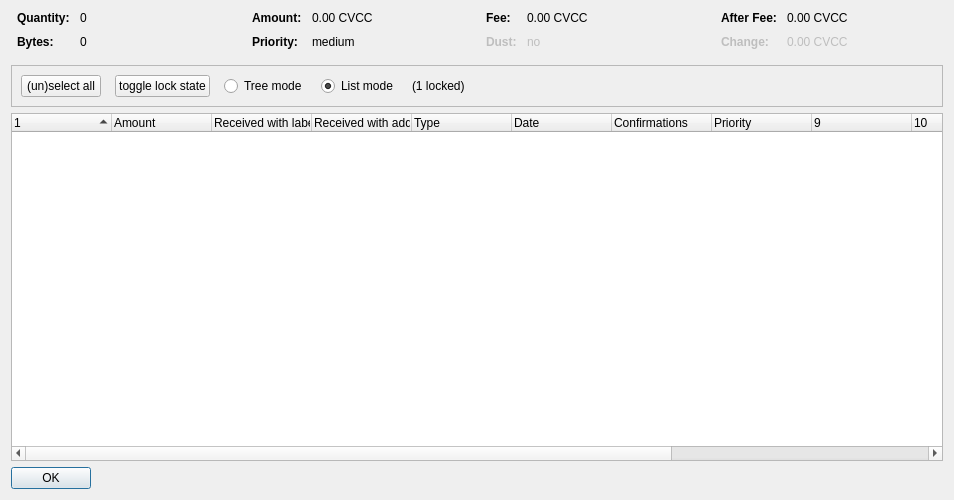
<?xml version="1.0" encoding="UTF-8"?>
<ui version="4.0">
 <class>CoinControlDialog</class>
 <widget class="QDialog" name="CoinControlDialog">
  <property name="geometry">
   <rect>
    <x>0</x>
    <y>0</y>
    <width>954</width>
    <height>500</height>
   </rect>
  </property>
  <property name="windowTitle">
   <string>Coin Selection</string>
  </property>
  <layout class="QVBoxLayout" name="verticalLayout">
   <item>
    <layout class="QHBoxLayout" name="horizontalLayoutTop" stretch="0,0,0,0">
     <property name="topMargin">
      <number>0</number>
     </property>
     <property name="bottomMargin">
      <number>10</number>
     </property>
     <item>
      <layout class="QFormLayout" name="formLayoutCoinControl1">
       <property name="horizontalSpacing">
        <number>10</number>
       </property>
       <property name="verticalSpacing">
        <number>10</number>
       </property>
       <property name="leftMargin">
        <number>6</number>
       </property>
       <property name="rightMargin">
        <number>6</number>
       </property>
       <item row="0" column="0">
        <widget class="QLabel" name="labelCoinControlQuantityText">
         <property name="font">
          <font>
           <weight>75</weight>
           <bold>true</bold>
          </font>
         </property>
         <property name="text">
          <string>Quantity:</string>
         </property>
        </widget>
       </item>
       <item row="0" column="1">
        <widget class="QLabel" name="labelCoinControlQuantity">
         <property name="cursor">
          <cursorShape>IBeamCursor</cursorShape>
         </property>
         <property name="contextMenuPolicy">
          <enum>Qt::ActionsContextMenu</enum>
         </property>
         <property name="text">
          <string notr="true">0</string>
         </property>
         <property name="textInteractionFlags">
          <set>Qt::LinksAccessibleByMouse|Qt::TextSelectableByKeyboard|Qt::TextSelectableByMouse</set>
         </property>
        </widget>
       </item>
       <item row="1" column="0">
        <widget class="QLabel" name="labelCoinControlBytesText">
         <property name="font">
          <font>
           <weight>75</weight>
           <bold>true</bold>
          </font>
         </property>
         <property name="text">
          <string>Bytes:</string>
         </property>
        </widget>
       </item>
       <item row="1" column="1">
        <widget class="QLabel" name="labelCoinControlBytes">
         <property name="cursor">
          <cursorShape>IBeamCursor</cursorShape>
         </property>
         <property name="contextMenuPolicy">
          <enum>Qt::ActionsContextMenu</enum>
         </property>
         <property name="text">
          <string notr="true">0</string>
         </property>
         <property name="textInteractionFlags">
          <set>Qt::LinksAccessibleByMouse|Qt::TextSelectableByKeyboard|Qt::TextSelectableByMouse</set>
         </property>
        </widget>
       </item>
      </layout>
     </item>
     <item>
      <layout class="QFormLayout" name="formLayoutCoinControl2">
       <property name="horizontalSpacing">
        <number>10</number>
       </property>
       <property name="verticalSpacing">
        <number>10</number>
       </property>
       <property name="leftMargin">
        <number>6</number>
       </property>
       <property name="rightMargin">
        <number>6</number>
       </property>
       <item row="0" column="0">
        <widget class="QLabel" name="labelCoinControlAmountText">
         <property name="font">
          <font>
           <weight>75</weight>
           <bold>true</bold>
          </font>
         </property>
         <property name="text">
          <string>Amount:</string>
         </property>
        </widget>
       </item>
       <item row="0" column="1">
        <widget class="QLabel" name="labelCoinControlAmount">
         <property name="cursor">
          <cursorShape>IBeamCursor</cursorShape>
         </property>
         <property name="contextMenuPolicy">
          <enum>Qt::ActionsContextMenu</enum>
         </property>
         <property name="text">
          <string notr="true">0.00 CVCC</string>
         </property>
         <property name="textInteractionFlags">
          <set>Qt::LinksAccessibleByMouse|Qt::TextSelectableByKeyboard|Qt::TextSelectableByMouse</set>
         </property>
        </widget>
       </item>
       <item row="1" column="0">
        <widget class="QLabel" name="labelCoinControlPriorityText">
         <property name="font">
          <font>
           <weight>75</weight>
           <bold>true</bold>
          </font>
         </property>
         <property name="text">
          <string>Priority:</string>
         </property>
        </widget>
       </item>
       <item row="1" column="1">
        <widget class="QLabel" name="labelCoinControlPriority">
         <property name="cursor">
          <cursorShape>IBeamCursor</cursorShape>
         </property>
         <property name="contextMenuPolicy">
          <enum>Qt::ActionsContextMenu</enum>
         </property>
         <property name="text">
          <string>medium</string>
         </property>
         <property name="textInteractionFlags">
          <set>Qt::LinksAccessibleByMouse|Qt::TextSelectableByKeyboard|Qt::TextSelectableByMouse</set>
         </property>
        </widget>
       </item>
      </layout>
     </item>
     <item>
      <layout class="QFormLayout" name="formLayoutCoinControl3">
       <property name="horizontalSpacing">
        <number>10</number>
       </property>
       <property name="verticalSpacing">
        <number>10</number>
       </property>
       <property name="leftMargin">
        <number>6</number>
       </property>
       <property name="rightMargin">
        <number>6</number>
       </property>
       <item row="0" column="0">
        <widget class="QLabel" name="labelCoinControlFeeText">
         <property name="font">
          <font>
           <weight>75</weight>
           <bold>true</bold>
          </font>
         </property>
         <property name="text">
          <string>Fee:</string>
         </property>
        </widget>
       </item>
       <item row="0" column="1">
        <widget class="QLabel" name="labelCoinControlFee">
         <property name="cursor">
          <cursorShape>IBeamCursor</cursorShape>
         </property>
         <property name="contextMenuPolicy">
          <enum>Qt::ActionsContextMenu</enum>
         </property>
         <property name="text">
          <string notr="true">0.00 CVCC</string>
         </property>
         <property name="textInteractionFlags">
          <set>Qt::LinksAccessibleByMouse|Qt::TextSelectableByKeyboard|Qt::TextSelectableByMouse</set>
         </property>
        </widget>
       </item>
       <item row="1" column="0">
        <widget class="QLabel" name="labelCoinControlLowOutputText">
         <property name="enabled">
          <bool>false</bool>
         </property>
         <property name="font">
          <font>
           <weight>75</weight>
           <bold>true</bold>
          </font>
         </property>
         <property name="text">
          <string>Dust:</string>
         </property>
        </widget>
       </item>
       <item row="1" column="1">
        <widget class="QLabel" name="labelCoinControlLowOutput">
         <property name="enabled">
          <bool>false</bool>
         </property>
         <property name="cursor">
          <cursorShape>IBeamCursor</cursorShape>
         </property>
         <property name="contextMenuPolicy">
          <enum>Qt::ActionsContextMenu</enum>
         </property>
         <property name="text">
          <string>no</string>
         </property>
         <property name="textInteractionFlags">
          <set>Qt::LinksAccessibleByMouse|Qt::TextSelectableByKeyboard|Qt::TextSelectableByMouse</set>
         </property>
        </widget>
       </item>
      </layout>
     </item>
     <item>
      <layout class="QFormLayout" name="formLayoutCoinControl4">
       <property name="horizontalSpacing">
        <number>10</number>
       </property>
       <property name="verticalSpacing">
        <number>10</number>
       </property>
       <property name="leftMargin">
        <number>6</number>
       </property>
       <property name="rightMargin">
        <number>6</number>
       </property>
       <item row="0" column="0">
        <widget class="QLabel" name="labelCoinControlAfterFeeText">
         <property name="font">
          <font>
           <weight>75</weight>
           <bold>true</bold>
          </font>
         </property>
         <property name="text">
          <string>After Fee:</string>
         </property>
        </widget>
       </item>
       <item row="0" column="1">
        <widget class="QLabel" name="labelCoinControlAfterFee">
         <property name="cursor">
          <cursorShape>IBeamCursor</cursorShape>
         </property>
         <property name="contextMenuPolicy">
          <enum>Qt::ActionsContextMenu</enum>
         </property>
         <property name="text">
          <string notr="true">0.00 CVCC</string>
         </property>
         <property name="textInteractionFlags">
          <set>Qt::LinksAccessibleByMouse|Qt::TextSelectableByKeyboard|Qt::TextSelectableByMouse</set>
         </property>
        </widget>
       </item>
       <item row="1" column="0">
        <widget class="QLabel" name="labelCoinControlChangeText">
         <property name="enabled">
          <bool>false</bool>
         </property>
         <property name="font">
          <font>
           <weight>75</weight>
           <bold>true</bold>
          </font>
         </property>
         <property name="text">
          <string>Change:</string>
         </property>
        </widget>
       </item>
       <item row="1" column="1">
        <widget class="QLabel" name="labelCoinControlChange">
         <property name="enabled">
          <bool>false</bool>
         </property>
         <property name="cursor">
          <cursorShape>IBeamCursor</cursorShape>
         </property>
         <property name="contextMenuPolicy">
          <enum>Qt::ActionsContextMenu</enum>
         </property>
         <property name="text">
          <string notr="true">0.00 CVCC</string>
         </property>
         <property name="textInteractionFlags">
          <set>Qt::LinksAccessibleByMouse|Qt::TextSelectableByKeyboard|Qt::TextSelectableByMouse</set>
         </property>
        </widget>
       </item>
      </layout>
     </item>
    </layout>
   </item>
   <item>
    <widget class="QFrame" name="frame">
     <property name="minimumSize">
      <size>
       <width>0</width>
       <height>40</height>
      </size>
     </property>
     <property name="frameShape">
      <enum>QFrame::StyledPanel</enum>
     </property>
     <property name="frameShadow">
      <enum>QFrame::Sunken</enum>
     </property>
     <layout class="QHBoxLayout" name="horizontalLayout">
      <item>
       <layout class="QHBoxLayout" name="horizontalLayoutPanel" stretch="0,0,0,0,0,0">
        <property name="spacing">
         <number>14</number>
        </property>
        <item>
         <widget class="QPushButton" name="pushButtonSelectAll">
          <property name="sizePolicy">
           <sizepolicy hsizetype="Maximum" vsizetype="Fixed">
            <horstretch>0</horstretch>
            <verstretch>0</verstretch>
           </sizepolicy>
          </property>
          <property name="text">
           <string>(un)select all</string>
          </property>
          <property name="autoDefault">
           <bool>false</bool>
          </property>
         </widget>
        </item>
        <item>
         <widget class="QPushButton" name="pushButtonToggleLock">
          <property name="sizePolicy">
           <sizepolicy hsizetype="Maximum" vsizetype="Fixed">
            <horstretch>0</horstretch>
            <verstretch>0</verstretch>
           </sizepolicy>
          </property>
          <property name="text">
           <string>toggle lock state</string>
          </property>
          <property name="autoDefault">
           <bool>false</bool>
          </property>
         </widget>
        </item>
        <item>
         <widget class="QRadioButton" name="radioTreeMode">
          <property name="sizePolicy">
           <sizepolicy hsizetype="Maximum" vsizetype="Fixed">
            <horstretch>0</horstretch>
            <verstretch>0</verstretch>
           </sizepolicy>
          </property>
          <property name="text">
           <string>Tree mode</string>
          </property>
         </widget>
        </item>
        <item>
         <widget class="QRadioButton" name="radioListMode">
          <property name="sizePolicy">
           <sizepolicy hsizetype="Maximum" vsizetype="Fixed">
            <horstretch>0</horstretch>
            <verstretch>0</verstretch>
           </sizepolicy>
          </property>
          <property name="text">
           <string>List mode</string>
          </property>
          <property name="checked">
           <bool>true</bool>
          </property>
         </widget>
        </item>
        <item>
         <widget class="QLabel" name="labelLocked">
          <property name="text">
           <string>(1 locked)</string>
          </property>
         </widget>
        </item>
        <item>
         <spacer name="horizontalSpacer">
          <property name="orientation">
           <enum>Qt::Horizontal</enum>
          </property>
          <property name="sizeHint" stdset="0">
           <size>
            <width>40</width>
            <height>20</height>
           </size>
          </property>
         </spacer>
        </item>
       </layout>
      </item>
     </layout>
    </widget>
   </item>
   <item>
    <widget class="CoinControlTreeWidget" name="treeWidget">
     <property name="contextMenuPolicy">
      <enum>Qt::CustomContextMenu</enum>
     </property>
     <property name="sortingEnabled">
      <bool>false</bool>
     </property>
     <property name="columnCount">
      <number>13</number>
     </property>
     <attribute name="headerShowSortIndicator" stdset="0">
      <bool>true</bool>
     </attribute>
     <attribute name="headerStretchLastSection">
      <bool>false</bool>
     </attribute>
     <column>
      <property name="text">
       <string/>
      </property>
     </column>
     <column>
      <property name="text">
       <string>Amount</string>
      </property>
     </column>
     <column>
      <property name="text">
       <string>Received with label</string>
      </property>
     </column>
     <column>
      <property name="text">
       <string>Received with address</string>
      </property>
     </column>
     <column>
      <property name="text">
       <string>Type</string>
      </property>
     </column>
     <column>
      <property name="text">
       <string>Date</string>
      </property>
     </column>
     <column>
      <property name="text">
       <string>Confirmations</string>
      </property>
      <property name="toolTip">
       <string>Confirmed</string>
      </property>
     </column>
     <column>
      <property name="text">
       <string>Priority</string>
      </property>
     </column>
     <column>
      <property name="text">
       <string/>
      </property>
     </column>
     <column>
      <property name="text">
       <string/>
      </property>
     </column>
     <column>
      <property name="text">
       <string/>
      </property>
     </column>
     <column>
      <property name="text">
       <string/>
      </property>
     </column>
     <column>
      <property name="text">
       <string/>
      </property>
     </column>
    </widget>
   </item>
   <item>
    <widget class="QDialogButtonBox" name="buttonBox">
     <property name="sizePolicy">
      <sizepolicy hsizetype="Maximum" vsizetype="Fixed">
       <horstretch>0</horstretch>
       <verstretch>0</verstretch>
      </sizepolicy>
     </property>
     <property name="orientation">
      <enum>Qt::Horizontal</enum>
     </property>
     <property name="standardButtons">
      <set>QDialogButtonBox::Ok</set>
     </property>
    </widget>
   </item>
  </layout>
 </widget>
 <customwidgets>
  <customwidget>
   <class>CoinControlTreeWidget</class>
   <extends>QTreeWidget</extends>
   <header>coincontroltreewidget.h</header>
  </customwidget>
 </customwidgets>
 <resources/>
 <connections/>
</ui>
